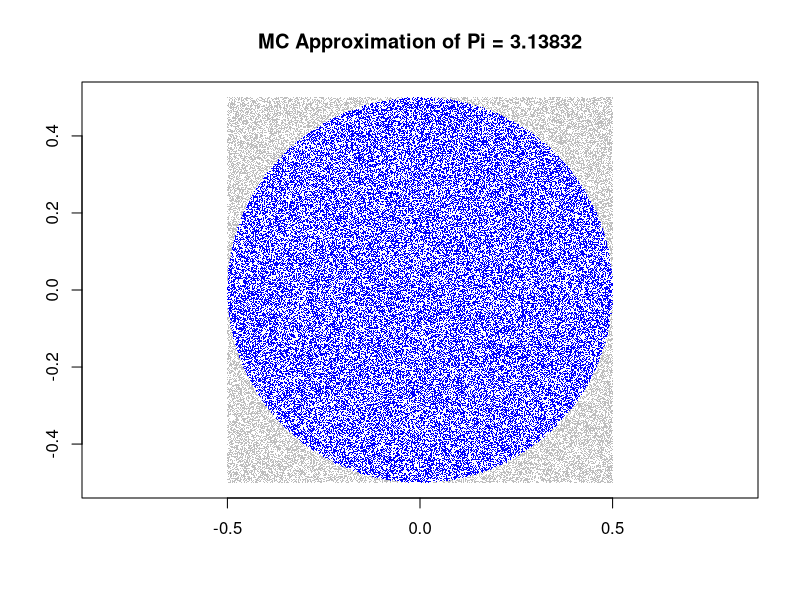

Write the R code that produced this figure.
# Example of Monte Carlo approximation of Pi showed in the classes
runs <- 100000
# runif samples from a uniform distribution
xs <- runif(runs, min = -0.5, max = 0.5)
ys <- runif(runs, min = -0.5, max = 0.5)

in.circle <- xs^2 + ys^2 <= 0.5^2
mc.pi <- (sum(in.circle) / runs) * 4

plot(xs, ys, pch = '.', col = ifelse(in.circle, "blue", "grey"),
     xlab = '', ylab = '', asp = 1,
     main = paste("MC Approximation of Pi =", mc.pi))
